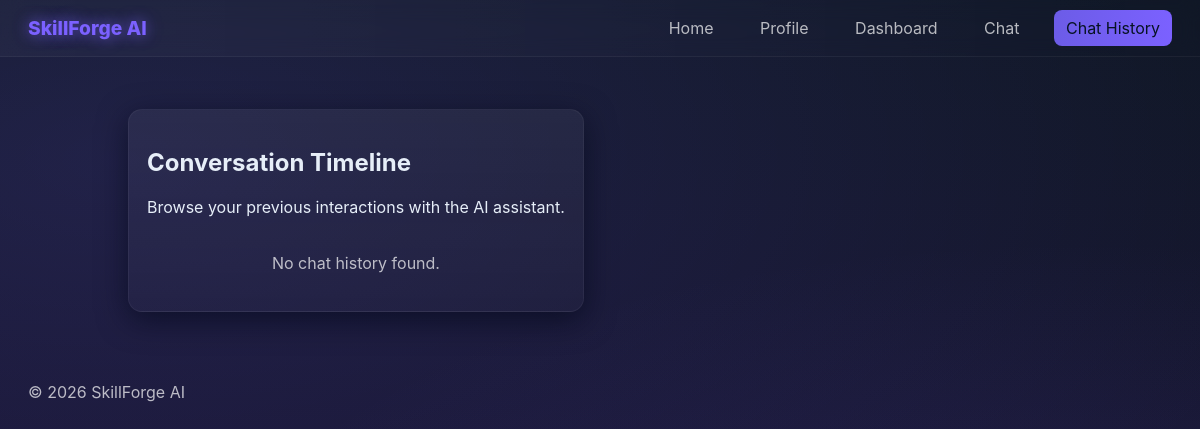
The page /chat-history on the database as committed earlier.
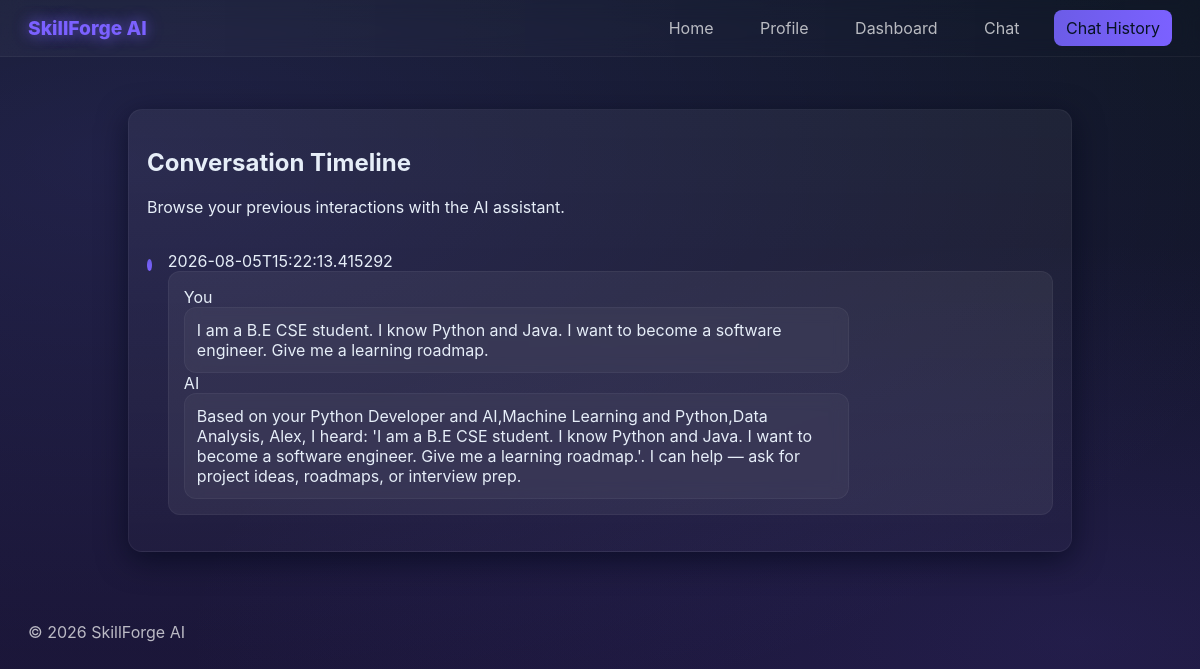
The same page on the database as committed later.
### tables this page shows
CREATE TABLE chats (
        id INTEGER PRIMARY KEY AUTOINCREMENT,
        user_id INTEGER,
        message TEXT,
        response TEXT,
        created_at TEXT
    );

### app.py (the view)
@app.route('/chat-history')
def chat_history():
    user_id=request.args.get(
        'user_id',
        1
    )
    conn=get_db_connection()
    chats=conn.execute(
        '''
        SELECT *
        FROM chats
        WHERE user_id=?
        ORDER BY id DESC
        ''',
        (user_id,)
    ).fetchall()
    conn.close()
    return render_template(
        'chat_history.html',
        chats=chats
    )

### app.py (called while the page is built)
def get_db_connection():
    conn = sqlite3.connect(DB_PATH)
    conn.row_factory = sqlite3.Row
    return conn

@app.context_processor
def inject_year():
    return {
        "current_year": datetime.now().year
    }

### templates/chat_history.html (shortened to what this page needs)
<!doctype html>
<html>
<head>
    <link rel="stylesheet" href="{{ url_for('static', filename='style.css') }}">
</head>
<body>
<header class="top-nav">
    <div class="brand">
        SkillForge AI
    </div>
    <nav class="nav-links">
        <a href="/">Home</a>
        <a href="/profile">Profile</a>
        <a href="/dashboard">Dashboard</a>
        <a href="/chat">Chat</a>
        <a class="active" href="/chat-history">Chat History</a>
    </nav>
</header>
<main class="container history-container">
    <div class="card">
        <div class="history-header">
            <h2>
                Conversation Timeline
            </h2>
            <p class="muted">
                Browse your previous interactions with the AI assistant.
            </p>
        </div>
        <div class="timeline">
            {% if chats %}
                {% for c in chats %}
                <div class="timeline-item">
                    <div class="timeline-dot"></div>
                    <div class="timeline-content">
                        <div class="timeline-meta">
                            {{ c['created_at'] }}
                        </div>
                        <div class="timeline-card">
                            <div class="role user">
                                You
                            </div>
                            <div class="bubble small">
                                {{ c['message'] }}
                            </div>
                            <div class="role ai">
                                AI
                            </div>
                            <div class="bubble small ai">
                                {{ c['response'] }}
                            </div>
                        </div>
                    </div>
                </div>
                {% endfor %}
            {% else %}
                <div class="empty-state">
                    No chat history found.
                </div>
            {% endif %}
        </div>
    </div>
</main>
<footer class="footer">
    <div>
        © 2026 SkillForge AI
    </div>
</footer>
</body>
</html>

Rows that differ between the two databases and show on the page:
added chats: created_at "2026-08-05T15:22:13.415292", message "I am a B.E CSE student. I know Python and Java. I want to become a software engineer. Give me a learning roadmap.", response "Based on your Python Developer and AI,Machine Learning and Python,Data Analysis, Alex, I heard: 'I am a B.E CSE student. I know Python and Java. I want to become a software engineer. Give me a learning roadmap.'. I can help — ask for project ideas, roadmaps, or interview prep."
Other text that changed with them:
text no longer shown: "No chat history found."
